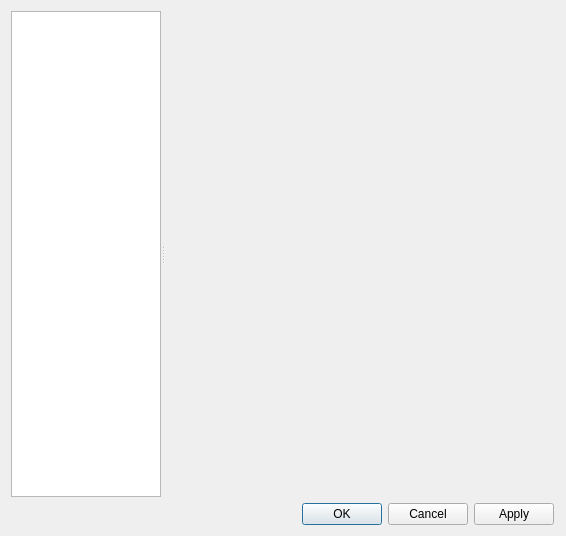
<?xml version="1.0" encoding="UTF-8"?>
<ui version="4.0">
 <class>Preferences</class>
 <widget class="QDialog" name="Preferences">
  <property name="geometry">
   <rect>
    <x>0</x>
    <y>0</y>
    <width>566</width>
    <height>536</height>
   </rect>
  </property>
  <property name="windowTitle">
   <string>首选项</string>
  </property>
  <layout class="QVBoxLayout" name="verticalLayout">
   <property name="rightMargin">
    <number>12</number>
   </property>
   <item>
    <widget class="QWidget" name="widget" native="true">
     <layout class="QHBoxLayout" name="horizontalLayout">
      <property name="leftMargin">
       <number>0</number>
      </property>
      <property name="topMargin">
       <number>0</number>
      </property>
      <property name="rightMargin">
       <number>0</number>
      </property>
      <property name="bottomMargin">
       <number>0</number>
      </property>
      <item>
       <widget class="QSplitter" name="splitter">
        <property name="orientation">
         <enum>Qt::Horizontal</enum>
        </property>
        <property name="opaqueResize">
         <bool>true</bool>
        </property>
        <widget class="QListWidget" name="listWidget">
         <property name="maximumSize">
          <size>
           <width>150</width>
           <height>16777215</height>
          </size>
         </property>
         <property name="spacing">
          <number>4</number>
         </property>
        </widget>
        <widget class="QStackedWidget" name="stackedWidget">
         <widget class="QWidget" name="appearencePage"/>
         <widget class="QWidget" name="editorPage">
          <property name="layoutDirection">
           <enum>Qt::LeftToRight</enum>
          </property>
          <layout class="QGridLayout" name="gridLayout" rowstretch="0,0,0">
           <property name="verticalSpacing">
            <number>24</number>
           </property>
           <item row="0" column="1" colspan="2">
            <widget class="QFontComboBox" name="fontComboBox"/>
           </item>
           <item row="1" column="1">
            <widget class="QSpinBox" name="spinBox"/>
           </item>
           <item row="1" column="2">
            <widget class="QCheckBox" name="checkBox">
             <property name="layoutDirection">
              <enum>Qt::LeftToRight</enum>
             </property>
             <property name="text">
              <string>自动换行</string>
             </property>
            </widget>
           </item>
           <item row="0" column="0">
            <widget class="QLabel" name="label">
             <property name="text">
              <string>字体</string>
             </property>
            </widget>
           </item>
           <item row="1" column="0">
            <widget class="QLabel" name="label_2">
             <property name="text">
              <string>行高</string>
             </property>
            </widget>
           </item>
           <item row="2" column="1">
            <spacer name="verticalSpacer">
             <property name="orientation">
              <enum>Qt::Vertical</enum>
             </property>
             <property name="sizeHint" stdset="0">
              <size>
               <width>20</width>
               <height>40</height>
              </size>
             </property>
            </spacer>
           </item>
          </layout>
         </widget>
         <widget class="QWidget" name="mappingPage">
          <layout class="QGridLayout" name="gridLayout_2">
           <item row="0" column="0">
            <widget class="QLabel" name="label_3">
             <property name="text">
              <string>数据库类型</string>
             </property>
            </widget>
           </item>
           <item row="0" column="1">
            <widget class="QComboBox" name="dbType"/>
           </item>
           <item row="1" column="0">
            <widget class="QLabel" name="label_4">
             <property name="text">
              <string>编程语言</string>
             </property>
            </widget>
           </item>
           <item row="1" column="1">
            <widget class="QComboBox" name="language"/>
           </item>
           <item row="2" column="0" colspan="2">
            <widget class="QTableWidget" name="tableWidget">
             <column>
              <property name="text">
               <string>数据类型</string>
              </property>
             </column>
             <column>
              <property name="text">
               <string>映射类型</string>
              </property>
             </column>
            </widget>
           </item>
          </layout>
         </widget>
        </widget>
       </widget>
      </item>
     </layout>
    </widget>
   </item>
   <item>
    <widget class="QDialogButtonBox" name="buttonBox">
     <property name="orientation">
      <enum>Qt::Horizontal</enum>
     </property>
     <property name="standardButtons">
      <set>QDialogButtonBox::Apply|QDialogButtonBox::Cancel|QDialogButtonBox::Ok</set>
     </property>
    </widget>
   </item>
  </layout>
 </widget>
 <resources/>
 <connections>
  <connection>
   <sender>buttonBox</sender>
   <signal>accepted()</signal>
   <receiver>Preferences</receiver>
   <slot>accept()</slot>
   <hints>
    <hint type="sourcelabel">
     <x>248</x>
     <y>254</y>
    </hint>
    <hint type="destinationlabel">
     <x>157</x>
     <y>274</y>
    </hint>
   </hints>
  </connection>
  <connection>
   <sender>buttonBox</sender>
   <signal>rejected()</signal>
   <receiver>Preferences</receiver>
   <slot>reject()</slot>
   <hints>
    <hint type="sourcelabel">
     <x>316</x>
     <y>260</y>
    </hint>
    <hint type="destinationlabel">
     <x>286</x>
     <y>274</y>
    </hint>
   </hints>
  </connection>
 </connections>
</ui>
